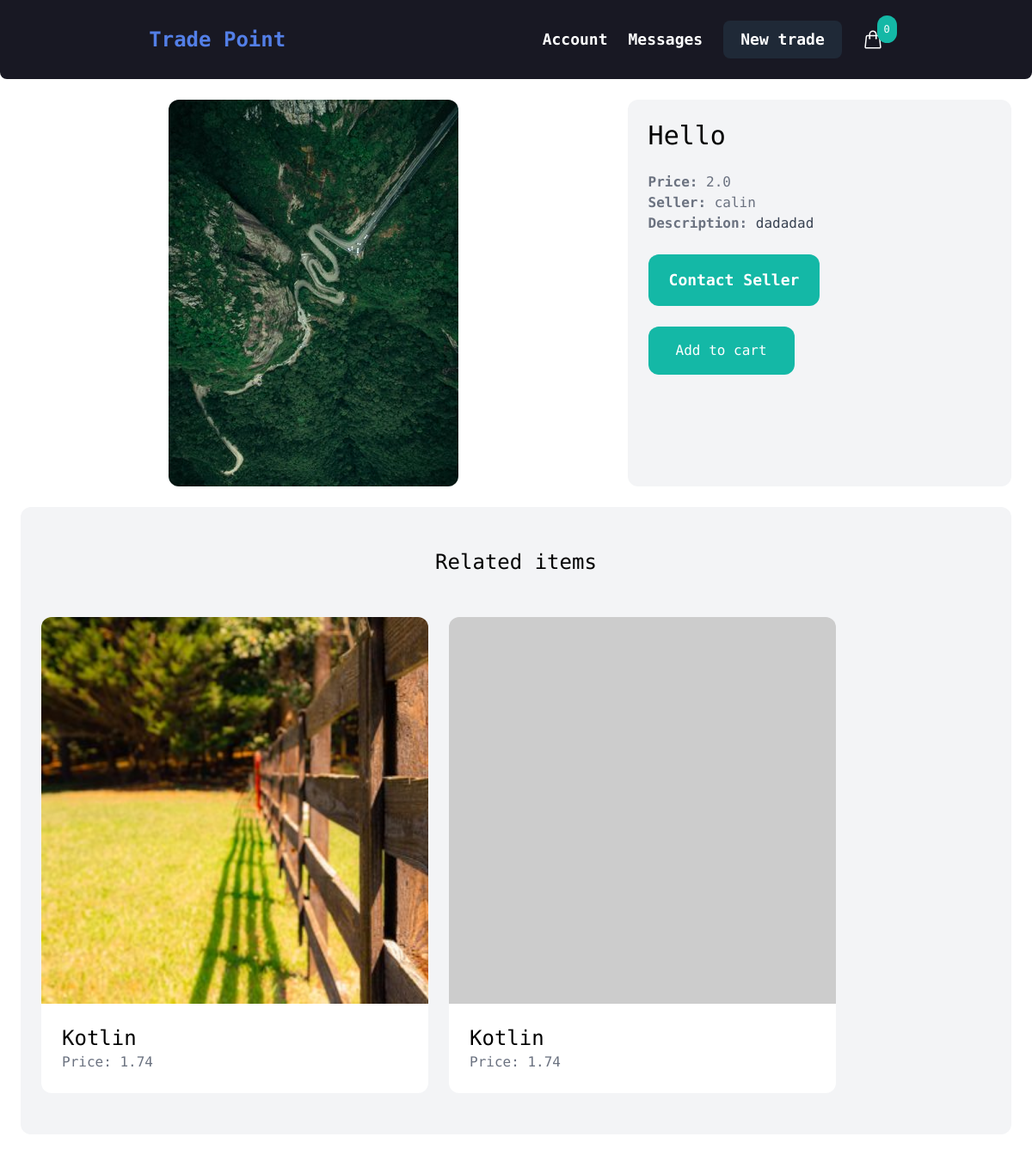
Page /items/5 on the earlier database version.
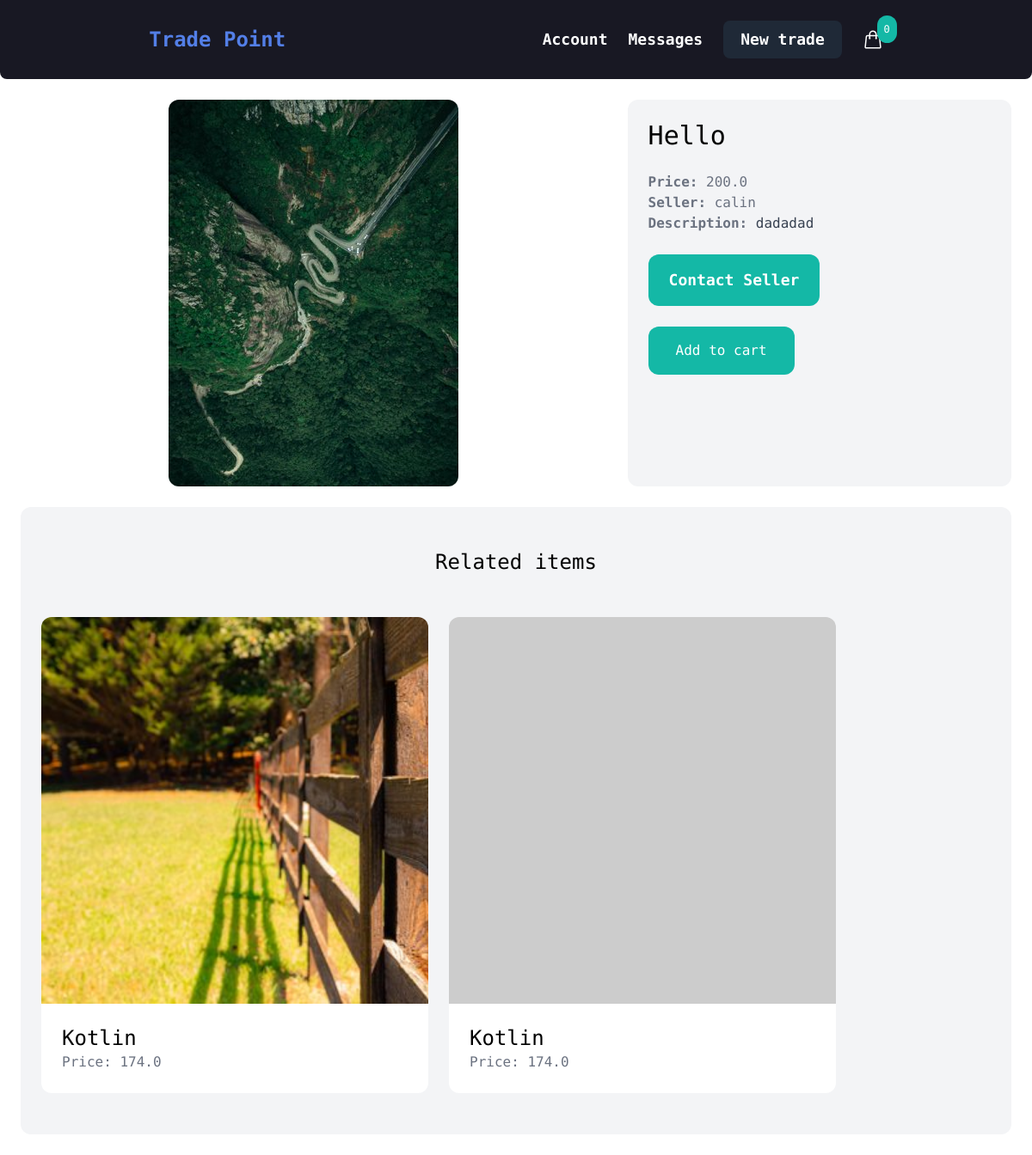
Same page on the later database version.
### item/models.py (models this page shows, shortened)
class Item(models.Model):
    category = models.ForeignKey(Category, related_name='items', on_delete=models.CASCADE)
    name = models.CharField(max_length=200)
    description = models.TextField(blank=True, null=True)
    price = models.IntegerField()
    image = models.ImageField(upload_to='item_images', blank=True, null=True)
    thumbnail = models.ImageField(upload_to='item_images', blank=True, null=True)
    is_sold = models.BooleanField(default=False)
    created_at = models.DateTimeField(auto_now_add=True)
    created_by = models.ForeignKey(User, related_name='items', on_delete=models.CASCADE)
    updated_at = models.DateTimeField(auto_now=True)
    class Meta:
        ordering = ('-created_at',)
    def get_display_price(self):
        return self.price / 100
    def get_thumbnail(self):
        if self.thumbnail:
            return self.thumbnail.url
        else:
            if self.image:
                self.thumbnail = self.make_thumbnail(self.image)
                self.save()
                return self.thumbnail.url
            else:
                return 'https://via.placeholder.com/240x240.jpg'
    def get_image(self):
        if self.image:
            return self.image.url
        else:
            return 'https://via.placeholder.com/240x240.jpg'

### item/views.py (the view)
# urls.py: path('<int:pk>', views.details, name='detail'),
def details(request, pk):
    item = get_object_or_404(Item, pk=pk)
    related_items = Item.objects.filter(category=item.category, is_sold=False).exclude(pk=pk)[0:3]
    return render(request, 'item/details.html', {
        'item': item,
        'related_items': related_items,
    })

### cart/cart.py (called while the page is built)
    def __len__(self):
        return sum(item['quantity'] for item in self.cart.values())

### cart/context_processors.py (called while the page is built)
def cart(request):
    return {'cart': Cart(request)}

### item/templates/item/details.html (shortened to what this page needs)
{% extends 'main.html' %}
{% block content %}
    <div class="grid grid-cols-5 gap-6 ">
        <div class="col-span-3 " align="center">
            <img src="{{ item.get_image }}" alt="{{ item.name }}" class="rounded-xl max-h-[60vh]">
        </div>
        <div class="col-span-2 p-6 bg-gray-100 rounded-xl">
            <h1 class="mb-6 text-3xl">{{ item.name }}</h1>
            <p class="text-gray-500 "><strong>Price:</strong> {{ item.get_display_price }}</p>
            <p class="text-gray-500 "><strong>Seller:</strong> {{ item.created_by.username }}</p>
            {% if item.description %}
                <p class="text-gray-700">
                    <strong class="text-gray-500">Description:</strong>
                    {{ item.description }}
                </p>
            {% endif %}
            {% if request.user == item.created_by %}
                <div class="mt-6 p-6 bg-white rounded-xl">
                    <p>This is your item!</p>
                    <a href="{% url 'item:edit' item.id %}"
                       class="inline-block mt-6 px-6 text-lg font-semibold bg-teal-500 text-white rounded-xl hover:bg-teal-700 transition-all">Edit</a>
                    <a href="{% url 'item:delete' item.id %}"
                       class="inline-block mt-6 px-6 text-lg font-semibold bg-red-500 text-white rounded-xl hover:bg-red-700 transition-all">Delete</a>
                </div>
            {% else %}
                <a href="{% url 'conversation:new' item.id %}"
                   class="inline-block mt-6 px-6 py-4 text-lg font-semibold bg-teal-500 text-white hover:bg-teal-700 rounded-xl">Contact
                    Seller</a>
                <div>
                    <a
                            href="#"
                            class="mt-6 inline-block px-8 py-4 rounded-xl bg-teal-500 text-white hover:bg-teal-600"
                            hx-get="{% url 'add_to_cart' item.id %}"
                            hx-target="#menu-cart-button"
                            hx-swap="outerHTML"
                    >
                        Add to cart
                    </a>
                </div>
            {% endif %}
        </div>
    </div>
    <div class="">
        <div class="mt-6 px-6 py-12 bg-gray-100 rounded-xl">
            <h2 class="mb-12 text-2xl text-center">Related items</h2>
            <div class="flex flex-row justify-start align-items-center flex-wrap gap-6">
                {% for item in related_items %}
                    <div>
                        <a href="{% url 'item:detail' item.id %}">
                            <div class="w-[450px] h-[450px] rounded-t-xl"
                                 style="background-image: url('{{ item.get_thumbnail }}'); background-size: cover;">
                            </div>
                            <div class="p-6 bg-white rounded-b-xl">
                                <h2 class="text-2xl">{{ item.name }}</h2>
                                <p class="text-gray-500">Price: {{ item.get_display_price }}</p>
                            </div>
                        </a>
                    </div>
                {% endfor %}
            </div>
        </div>
    </div>
{% endblock content %}

Differences in the rows shown:
changed Item "Hello": get_display_price "2.0" → "200.0"
changed Item (number 2 of 3 on the later page): get_display_price "1.74" → "174.0"
changed Item (number 3 of 3 on the later page): get_display_price "1.74" → "174.0"
